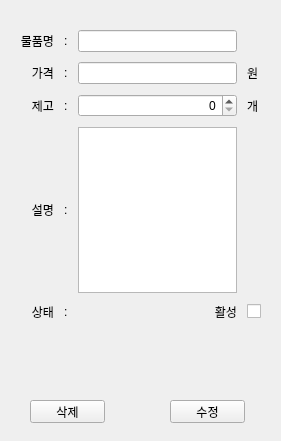
<?xml version="1.0" encoding="UTF-8"?>
<ui version="4.0">
 <class>ProductSide</class>
 <widget class="QFrame" name="ProductSide">
  <property name="geometry">
   <rect>
    <x>0</x>
    <y>0</y>
    <width>281</width>
    <height>441</height>
   </rect>
  </property>
  <property name="windowTitle">
   <string>Frame</string>
  </property>
  <widget class="QPushButton" name="button_delete">
   <property name="geometry">
    <rect>
     <x>30</x>
     <y>400</y>
     <width>75</width>
     <height>23</height>
    </rect>
   </property>
   <property name="text">
    <string>삭제</string>
   </property>
  </widget>
  <widget class="QPushButton" name="button_edit">
   <property name="geometry">
    <rect>
     <x>170</x>
     <y>400</y>
     <width>75</width>
     <height>23</height>
    </rect>
   </property>
   <property name="text">
    <string>수정</string>
   </property>
  </widget>
  <widget class="QWidget" name="gridLayoutWidget">
   <property name="geometry">
    <rect>
     <x>10</x>
     <y>20</y>
     <width>261</width>
     <height>311</height>
    </rect>
   </property>
   <layout class="QGridLayout" name="gridLayout" rowstretch="0,0,0,0,0,0" columnstretch="0,0,0,0">
    <property name="leftMargin">
     <number>10</number>
    </property>
    <property name="topMargin">
     <number>10</number>
    </property>
    <property name="rightMargin">
     <number>10</number>
    </property>
    <property name="bottomMargin">
     <number>10</number>
    </property>
    <property name="spacing">
     <number>10</number>
    </property>
    <item row="1" column="1">
     <widget class="QLabel" name="label_9">
      <property name="text">
       <string>:</string>
      </property>
     </widget>
    </item>
    <item row="3" column="2">
     <widget class="QPlainTextEdit" name="product_des"/>
    </item>
    <item row="0" column="0">
     <widget class="QLabel" name="label_2">
      <property name="text">
       <string>물품명</string>
      </property>
      <property name="alignment">
       <set>Qt::AlignRight|Qt::AlignTrailing|Qt::AlignVCenter</set>
      </property>
     </widget>
    </item>
    <item row="2" column="1">
     <widget class="QLabel" name="label_11">
      <property name="text">
       <string>:</string>
      </property>
     </widget>
    </item>
    <item row="3" column="0">
     <widget class="QLabel" name="label">
      <property name="text">
       <string>설명</string>
      </property>
      <property name="alignment">
       <set>Qt::AlignRight|Qt::AlignTrailing|Qt::AlignVCenter</set>
      </property>
     </widget>
    </item>
    <item row="1" column="3">
     <widget class="QLabel" name="label_6">
      <property name="text">
       <string>원</string>
      </property>
     </widget>
    </item>
    <item row="2" column="3">
     <widget class="QLabel" name="label_12">
      <property name="text">
       <string>개</string>
      </property>
     </widget>
    </item>
    <item row="0" column="1">
     <widget class="QLabel" name="label_8">
      <property name="text">
       <string>:</string>
      </property>
     </widget>
    </item>
    <item row="0" column="3">
     <widget class="QLabel" name="label_7">
      <property name="text">
       <string/>
      </property>
     </widget>
    </item>
    <item row="2" column="2">
     <widget class="QSpinBox" name="product_inventory_count">
      <property name="alignment">
       <set>Qt::AlignRight|Qt::AlignTrailing|Qt::AlignVCenter</set>
      </property>
      <property name="maximum">
       <number>999999999</number>
      </property>
     </widget>
    </item>
    <item row="2" column="0">
     <widget class="QLabel" name="label_10">
      <property name="text">
       <string>제고</string>
      </property>
      <property name="alignment">
       <set>Qt::AlignRight|Qt::AlignTrailing|Qt::AlignVCenter</set>
      </property>
     </widget>
    </item>
    <item row="3" column="1">
     <widget class="QLabel" name="label_16">
      <property name="text">
       <string>:</string>
      </property>
     </widget>
    </item>
    <item row="1" column="0">
     <widget class="QLabel" name="label_4">
      <property name="text">
       <string>가격</string>
      </property>
      <property name="alignment">
       <set>Qt::AlignRight|Qt::AlignTrailing|Qt::AlignVCenter</set>
      </property>
     </widget>
    </item>
    <item row="5" column="2">
     <widget class="QLabel" name="product_state">
      <property name="text">
       <string>활성</string>
      </property>
      <property name="alignment">
       <set>Qt::AlignRight|Qt::AlignTrailing|Qt::AlignVCenter</set>
      </property>
     </widget>
    </item>
    <item row="5" column="1">
     <widget class="QLabel" name="label_14">
      <property name="text">
       <string>:</string>
      </property>
     </widget>
    </item>
    <item row="5" column="0">
     <widget class="QLabel" name="label_13">
      <property name="text">
       <string>상태</string>
      </property>
      <property name="alignment">
       <set>Qt::AlignRight|Qt::AlignTrailing|Qt::AlignVCenter</set>
      </property>
     </widget>
    </item>
    <item row="5" column="3">
     <widget class="QCheckBox" name="product_state_checkbox">
      <property name="text">
       <string/>
      </property>
     </widget>
    </item>
    <item row="0" column="2">
     <widget class="QLineEdit" name="product_name"/>
    </item>
    <item row="1" column="2">
     <widget class="QLineEdit" name="product_price"/>
    </item>
   </layout>
  </widget>
 </widget>
 <resources/>
 <connections/>
</ui>
